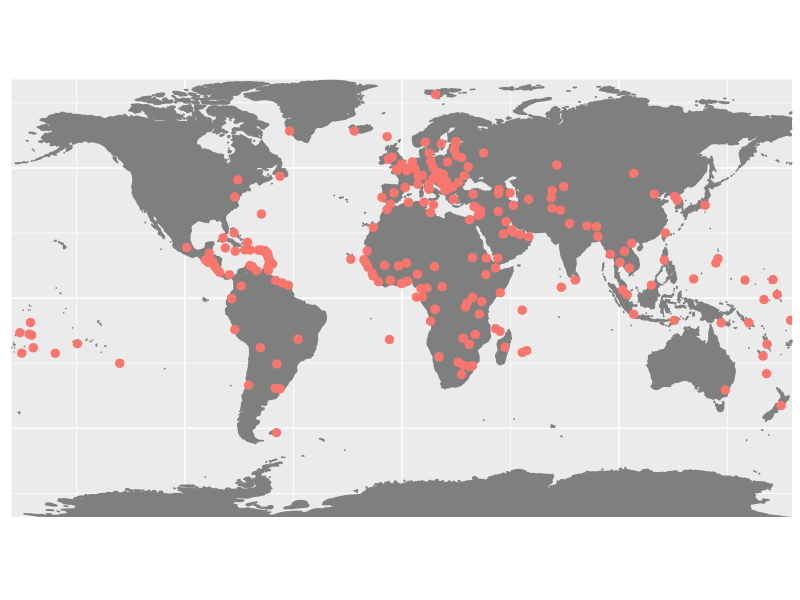

This chart was generated by the following R code:
library(maps)
library(ggplot2)
library(dplyr)
library(geosphere)
library(gtable)
library(grid)

capitals <- world.cities %>%
  filter(capital == 1) %>%
  mutate(weight = log(pop)) %>%
  select(lat, long, weight)

set.seed(12345)

origin_lat = 68.073611
origin_long = 29.315278
initial_temperature <- 1.0
max_leg_weight <- 200

refine_route <- function(route, temp) {
  new_route <- as_tibble(route)
  row_order <- 1:nrow(new_route)
  num_to_swap <- (runif(1, 0, temp) * 5) + 1
  for (idx in 1:num_to_swap) {
    entries <- as.integer(runif(c(1, 1), 0, nrow(new_route)))
    row_order[entries] = row_order[rev(entries)]
  }
  new_route[row_order, ]
}

add_home_base_visits <- function(route) {
  new_route <- tibble(lat = origin_lat, long = origin_long)
  lats <- c(origin_lat)
  longs <- c(origin_long)

  current_weight <- 0
  for (idx in 1:nrow(route)) {
    next_dest <- route[idx, ]
    if (current_weight + next_dest$weight >= max_leg_weight) {
      lats <- c(lats, origin_lat)
      longs <- c(longs, origin_long)
      current_weight <- 0
    }
    lats <- c(lats, next_dest$lat)
    longs <- c(longs, next_dest$long)
    current_weight <- current_weight + next_dest$weight
  }
  lats <- c(lats, origin_lat)
  longs <- c(longs, origin_long)

  tibble(lat = lats, long = longs)
}

distances_for_cities <- list()

m_dist <- function(long, lat, long2, lat2) {
  key <- paste(
    round(long, digits = 2),
    round(lat, digits = 2),
    round(long2, digits = 2),
    round(lat2, digits = 2),
    sep = "+")
  if (is.null(distances_for_cities[[key]])) {
    distances_for_cities[[key]] <<- distm(c(long, lat), c(long2, lat2), fun = distHaversine)
  }
  distances_for_cities[[key]]
}

calculate_route_total_cost <- function(route) {
  sum(apply(route %>%
    add_home_base_visits(.) %>%
    mutate(
      next_long = lead(long),
      next_lat = lead(lat)
    ) %>% filter(complete.cases(.)), 1, function(x) {
      m_dist(x[[2]], x[[1]], x[[3]], x[[4]])
    }))
}

initial_route <- as_tibble(capitals %>% sample())

route_to_segments <- function(route) {
  points <- route %>%
    add_home_base_visits(.) %>%
    mutate(
      latend = lead(lat),
      longend = lead(long)
    ) %>%
    na.omit

  (gcIntermediate(
       points %>% select(long, lat),
       points %>% select(longend, latend),
       breakAtDateLine = TRUE,
       addStartEnd = TRUE
    ) %>%
      purrr::map(function(x) { if (!is.list(x)) { list(x) } else { x }}) %>%
      purrr::flatten() %>%
      purrr::map(as.data.frame)) %>%
      purrr::map(function(x) {
        x %>%
          mutate(
            latend = lead(lat),
            long = lon,
            longend = lead(long)
          ) %>%
          filter(complete.cases(.))
      }) %>%
      bind_rows()
}

current_route <- initial_route
temperature <- initial_temperature
prob_choose_worse <- 0.01
cost_history <- calculate_route_total_cost(current_route)

select_better_route <- function(current_route,
                                current_cost,
                                suggested_route,
                                temp = NULL) {
  if (is.null(temp)) {
    stop("Temperature cannot be null")
  }
  
  new_cost <- calculate_route_total_cost(suggested_route)
  should_choose_worse <- (runif(1) < prob_choose_worse * temp)
  if (is.null(current_cost) || new_cost < current_cost || should_choose_worse) {
    list(
      cost = new_cost,
      route = suggested_route
    )
  } else {
    list(
      cost = current_cost,
      route = current_route
    )
  }
}

g_map <- ggplot() +
  borders("world", colour="gray50", fill="gray50") +
  geom_point(data = capitals,
             aes(x = long, y = lat, colour = "red"),
             size = 2.5,
             show.legend = FALSE) +
  theme(axis.title=element_blank(),
        axis.text=element_blank(),
        axis.ticks=element_blank()) +
  coord_equal(expand = FALSE,
              xlim = c(-180, 180),
              ylim = c(-84, 84),
              ratio = 1.2)

gt <- gtable(widths = unit(c(1, .5, .9, .1), "null"), 
             heights = unit(c(.2, 1, 1, .75, .1), "null"))

plot_route <- function(route, cost_history) {
  cost_hist <- data.frame(cost = cost_history)
  
  g_cost <- ggplot() +
    geom_line(data = cost_hist, aes(x=1:nrow(cost_hist), y=cost), size = 1) +
    theme(axis.title=element_blank(),
          axis.text=element_blank(),
          axis.ticks=element_blank(),
          plot.background = element_rect(
            fill = "white",
            colour = "grey75",
            size = 1
          ),
          plot.caption = element_text(vjust = 2.5, hjust = 0.5, size=rel(2.5)),
          plot.margin = margin(t = 0.1, l = 0, b = 0, r = 0.1, "cm")) +
    labs(caption="Cost") +
    geom_text(data = 
                data.frame(x = c((nrow(cost_hist) + 1) / 2),
                           y = c(1), 
                           text = c(last(cost_history))),
              aes(x, y, label = as.integer(text)),
              size = 25,
              vjust = "bottom")
  
  p1 <- ggplotGrob(g_map + geom_segment(data = route_to_segments(route), aes(x = long, y = lat, xend = longend, yend = latend),
                                        size = 0.5))
  gt <- gtable_add_grob(gt, p1, t = 1, b = 5, l = 1, r = 4)
  
  p2 <- ggplotGrob(g_cost)
  gt <- gtable_add_grob(gt, p2, t = 4, b = 4, l = 3, r = 3)
}


rounds <- 250000
prev_cost <- NULL

run_cvrp_simulation <- function() {
  pb <- txtProgressBar(min = 0, max = rounds, initial = 0, char = "=", style = 3, file = "")
  
  for (i in 1:rounds) {
    route_comparison <- select_better_route(
      current_route,
      prev_cost,
      refine_route(current_route, temperature),
      temp = temperature
    )
    
    new_cost <- route_comparison[['cost']]
    current_route <- route_comparison[['route']]
    if (is.null(prev_cost) || new_cost != prev_cost) {
      cost_history <- c(cost_history, new_cost)
      temperature <- temperature * (1 - (i / rounds))
      g <- plot_route(current_route, cost_history)
      out_filename <- paste0("route", length(cost_history), ".png")
      width_px <- 3840
      height_px <- 2160
      out_dpi <- 72
      ggsave(out_filename,
             plot = g,
             device = "png",
             dpi = out_dpi,
             width = width_px / out_dpi,
             height = height_px / out_dpi,
             units = "in",
             limitsize = FALSE)
      prev_cost <- new_cost
    }
    setTxtProgressBar(pb, i)
  }
  close(pb)
}
